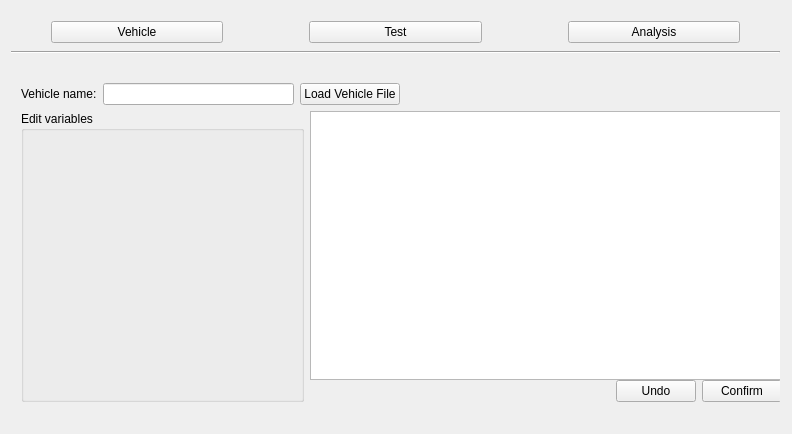
<?xml version="1.0" encoding="UTF-8"?>
<ui version="4.0">
 <class>MainWindow</class>
 <widget class="QMainWindow" name="MainWindow">
  <property name="geometry">
   <rect>
    <x>0</x>
    <y>0</y>
    <width>792</width>
    <height>434</height>
   </rect>
  </property>
  <property name="sizePolicy">
   <sizepolicy hsizetype="Expanding" vsizetype="Expanding">
    <horstretch>0</horstretch>
    <verstretch>0</verstretch>
   </sizepolicy>
  </property>
  <property name="windowTitle">
   <string>VisVehicle</string>
  </property>
  <widget class="QWidget" name="centralWidget">
   <property name="sizePolicy">
    <sizepolicy hsizetype="Expanding" vsizetype="Expanding">
     <horstretch>0</horstretch>
     <verstretch>0</verstretch>
    </sizepolicy>
   </property>
   <widget class="QWidget" name="">
    <property name="geometry">
     <rect>
      <x>0</x>
      <y>10</y>
      <width>791</width>
      <height>421</height>
     </rect>
    </property>
    <layout class="QVBoxLayout" name="verticalLayout_4" stretch="7,1,50">
     <item>
      <layout class="QHBoxLayout" name="horizontalLayout" stretch="2,1,2,1,2">
       <property name="spacing">
        <number>0</number>
       </property>
       <property name="sizeConstraint">
        <enum>QLayout::SetMaximumSize</enum>
       </property>
       <property name="leftMargin">
        <number>40</number>
       </property>
       <property name="rightMargin">
        <number>40</number>
       </property>
       <item>
        <widget class="QPushButton" name="pushButton_load">
         <property name="text">
          <string>Vehicle</string>
         </property>
        </widget>
       </item>
       <item>
        <spacer name="horizontalSpacer_2">
         <property name="orientation">
          <enum>Qt::Horizontal</enum>
         </property>
         <property name="sizeHint" stdset="0">
          <size>
           <width>40</width>
           <height>20</height>
          </size>
         </property>
        </spacer>
       </item>
       <item>
        <widget class="QPushButton" name="pushButton_condition">
         <property name="text">
          <string>Test</string>
         </property>
        </widget>
       </item>
       <item>
        <spacer name="horizontalSpacer">
         <property name="orientation">
          <enum>Qt::Horizontal</enum>
         </property>
         <property name="sizeHint" stdset="0">
          <size>
           <width>40</width>
           <height>20</height>
          </size>
         </property>
        </spacer>
       </item>
       <item>
        <widget class="QPushButton" name="pushButton_simulate">
         <property name="text">
          <string>Analysis</string>
         </property>
        </widget>
       </item>
      </layout>
     </item>
     <item>
      <widget class="Line" name="line">
       <property name="sizePolicy">
        <sizepolicy hsizetype="Expanding" vsizetype="Expanding">
         <horstretch>0</horstretch>
         <verstretch>0</verstretch>
        </sizepolicy>
       </property>
       <property name="orientation">
        <enum>Qt::Horizontal</enum>
       </property>
      </widget>
     </item>
     <item>
      <widget class="QStackedWidget" name="stackedWidget">
       <property name="sizePolicy">
        <sizepolicy hsizetype="Expanding" vsizetype="Expanding">
         <horstretch>0</horstretch>
         <verstretch>0</verstretch>
        </sizepolicy>
       </property>
       <property name="currentIndex">
        <number>0</number>
       </property>
       <widget class="QWidget" name="page_load">
        <property name="sizePolicy">
         <sizepolicy hsizetype="Expanding" vsizetype="Expanding">
          <horstretch>0</horstretch>
          <verstretch>0</verstretch>
         </sizepolicy>
        </property>
        <widget class="QWidget" name="">
         <property name="geometry">
          <rect>
           <x>0</x>
           <y>10</y>
           <width>781</width>
           <height>341</height>
          </rect>
         </property>
         <layout class="QVBoxLayout" name="verticalLayout_2">
          <property name="sizeConstraint">
           <enum>QLayout::SetMinimumSize</enum>
          </property>
          <property name="leftMargin">
           <number>10</number>
          </property>
          <property name="rightMargin">
           <number>10</number>
          </property>
          <item>
           <layout class="QHBoxLayout" name="horizontalLayout_vehiclename" stretch="1,3,0,6">
            <item>
             <widget class="QLabel" name="label">
              <property name="text">
               <string>Vehicle name:</string>
              </property>
             </widget>
            </item>
            <item>
             <widget class="QLineEdit" name="lineEdit"/>
            </item>
            <item>
             <widget class="QPushButton" name="pushButton_loadfile">
              <property name="text">
               <string>Load Vehicle File</string>
              </property>
             </widget>
            </item>
            <item>
             <spacer name="horizontalSpacer_4">
              <property name="orientation">
               <enum>Qt::Horizontal</enum>
              </property>
              <property name="sizeHint" stdset="0">
               <size>
                <width>40</width>
                <height>20</height>
               </size>
              </property>
             </spacer>
            </item>
           </layout>
          </item>
          <item>
           <layout class="QHBoxLayout" name="horizontalLayout_editvars" stretch="6,10">
            <item>
             <widget class="QGroupBox" name="groupBox_vars">
              <property name="sizePolicy">
               <sizepolicy hsizetype="Expanding" vsizetype="Expanding">
                <horstretch>1</horstretch>
                <verstretch>0</verstretch>
               </sizepolicy>
              </property>
              <property name="title">
               <string>Edit variables</string>
              </property>
              <widget class="QWidget" name="verticalLayoutWidget">
               <property name="geometry">
                <rect>
                 <x>10</x>
                 <y>20</y>
                 <width>261</width>
                 <height>281</height>
                </rect>
               </property>
               <layout class="QVBoxLayout" name="verticalLayout_loadFile">
                <property name="sizeConstraint">
                 <enum>QLayout::SetDefaultConstraint</enum>
                </property>
               </layout>
              </widget>
              <zorder>verticalLayoutWidget</zorder>
              <zorder>line</zorder>
             </widget>
            </item>
            <item>
             <layout class="QVBoxLayout" name="verticalLayout_display" stretch="6,1">
              <property name="spacing">
               <number>0</number>
              </property>
              <item>
               <widget class="QTableView" name="tableView_generaldata"/>
              </item>
              <item>
               <layout class="QHBoxLayout" name="horizontalLayout_sql">
                <item>
                 <spacer name="horizontalSpacer_3">
                  <property name="orientation">
                   <enum>Qt::Horizontal</enum>
                  </property>
                  <property name="sizeHint" stdset="0">
                   <size>
                    <width>40</width>
                    <height>20</height>
                   </size>
                  </property>
                 </spacer>
                </item>
                <item>
                 <widget class="QPushButton" name="pushButton_undo">
                  <property name="text">
                   <string>Undo</string>
                  </property>
                 </widget>
                </item>
                <item>
                 <widget class="QPushButton" name="pushButton_confirm">
                  <property name="text">
                   <string>Confirm</string>
                  </property>
                 </widget>
                </item>
               </layout>
              </item>
             </layout>
            </item>
           </layout>
          </item>
         </layout>
        </widget>
       </widget>
       <widget class="QWidget" name="page_conditions">
        <widget class="QLabel" name="label_2">
         <property name="geometry">
          <rect>
           <x>10</x>
           <y>10</y>
           <width>91</width>
           <height>16</height>
          </rect>
         </property>
         <property name="text">
          <string>Test Mode</string>
         </property>
        </widget>
        <widget class="Line" name="line_3">
         <property name="geometry">
          <rect>
           <x>520</x>
           <y>0</y>
           <width>20</width>
           <height>371</height>
          </rect>
         </property>
         <property name="orientation">
          <enum>Qt::Vertical</enum>
         </property>
        </widget>
       </widget>
       <widget class="QWidget" name="page_simulation"/>
      </widget>
     </item>
    </layout>
   </widget>
   <zorder>stackedWidget</zorder>
   <zorder>horizontalLayoutWidget</zorder>
   <zorder>line</zorder>
   <zorder>verticalLayoutWidget_2</zorder>
   <zorder>horizontalLayoutWidget_2</zorder>
  </widget>
 </widget>
 <layoutdefault spacing="6" margin="11"/>
 <resources/>
 <connections/>
</ui>
